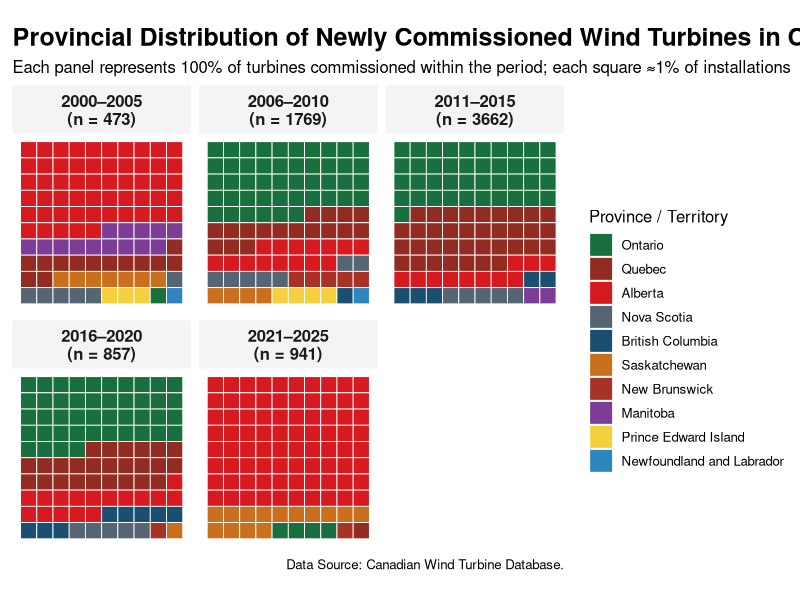

Write R code to recreate this figure.

# ---------------------------
# Load Libraries
# ---------------------------
library(tidyverse)
library(readxl)
library(stringr)

# ---------------------------
# Load Data
# ---------------------------
df <- read_excel("Wind_Turbine_Database_en (2).xlsx")

# ---------------------------
# Clean Commissioning Year
# ---------------------------
df <- df %>%
  mutate(
    Commissioning = as.character(Commissioning),
    Commissioning_year = str_extract(Commissioning, "\\d{4}") %>%
      as.numeric()
  ) %>%
  filter(!is.na(Commissioning_year))

# ---------------------------
# Create Recommended Time Periods
# ---------------------------
df <- df %>%
  mutate(
    Period = case_when(
      Commissioning_year >= 2000 & Commissioning_year <= 2005 ~ "2000–2005",
      Commissioning_year >= 2006 & Commissioning_year <= 2010 ~ "2006–2010",
      Commissioning_year >= 2011 & Commissioning_year <= 2015 ~ "2011–2015",
      Commissioning_year >= 2016 & Commissioning_year <= 2020 ~ "2016–2020",
      Commissioning_year >= 2021 & Commissioning_year <= 2025 ~ "2021–2025",
      TRUE ~ NA_character_
    )
  ) %>%
  filter(!is.na(Period))

# ---------------------------
# Order Periods Chronologically
# ---------------------------
df$Period <- factor(
  df$Period,
  levels = c("2000–2005", "2006–2010", "2011–2015",
             "2016–2020", "2021–2025")
)

# ---------------------------
# Compute Period Totals for Labels
# ---------------------------
period_totals <- df %>%
  count(Period, name = "total_turbines")

df <- df %>%
  left_join(period_totals, by = "Period") %>%
  mutate(
    Period_label = paste0(Period, "\n(n = ", total_turbines, ")")
  )

# ---------------------------
# Summarize Turbines by Period + Province
# ---------------------------
period_summary <- df %>%
  group_by(Period, Period_label, Province_Territory) %>%
  summarise(num_turbines = n(), .groups = "drop") %>%
  group_by(Period, Period_label) %>%
  mutate(
    percent_exact = num_turbines / sum(num_turbines) * 100,
    percent_floor = floor(percent_exact),
    remainder = 100 - sum(percent_floor)
  ) %>%
  arrange(Period, desc(percent_exact)) %>%
  mutate(
    percent_adjusted = percent_floor +
      ifelse(row_number() <= remainder[1], 1, 0)
  ) %>%
  ungroup()

# ---------------------------
# Expand to 100-Tile Waffle Grid
# ---------------------------
grid_data <- period_summary %>%
  group_by(Period, Period_label) %>%
  uncount(percent_adjusted) %>%
  mutate(
    tile_id = row_number(),
    row = ceiling(tile_id / 10),
    col = ifelse(tile_id %% 10 == 0, 10, tile_id %% 10),
    row = 11 - row   # build bottom-left upward
  ) %>%
  ungroup()

# ---------------------------
# Ensure Facet Order Correct
# ---------------------------
grid_data$Period_label <- factor(
  grid_data$Period_label,
  levels = unique(df$Period_label[order(df$Period)])
)

# ---------------------------
# Order Provinces by Overall Contribution
# (Improves Legend Readability)
# ---------------------------
province_order <- df %>%
  count(Province_Territory, name = "total") %>%
  arrange(desc(total)) %>%
  pull(Province_Territory)

grid_data$Province_Territory <- factor(
  grid_data$Province_Territory,
  levels = province_order
)

# ---------------------------
# Canadian-Inspired Color Palette 🇨🇦
# ---------------------------
province_colors <- c(
  "Alberta" = "#D71920",
  "British Columbia" = "#1B4F72",
  "Manitoba" = "#7D3C98",
  "New Brunswick" = "#A93226",
  "Newfoundland and Labrador" = "#2E86C1",
  "Nova Scotia" = "#566573",
  "Ontario" = "#196F3D",
  "Prince Edward Island" = "#F4D03F",
  "Quebec" = "#922B21",
  "Saskatchewan" = "#CA6F1E",
  "Yukon" = "#117A65",
  "Northwest Territories" = "#34495E"
)

province_colors <- province_colors[
  names(province_colors) %in% unique(grid_data$Province_Territory)
]

# ---------------------------
# Plot
# ---------------------------
ggplot(grid_data, aes(x = col, y = row, fill = Province_Territory)) +
  geom_tile(color = "white", size = 0.3) +
  coord_equal() +
  facet_wrap(~ Period_label, ncol = 3) +
  scale_fill_manual(values = province_colors) +
  labs(
    title = "Provincial Distribution of Newly Commissioned Wind Turbines in Canada (2000–2025)",
    subtitle = "Each panel represents 100% of turbines commissioned within the period; each square ≈1% of installations",
    fill = "Province / Territory",
    caption = "Data Source: Canadian Wind Turbine Database."
  ) +
  theme_minimal(base_size = 12) +
  theme(
    axis.text = element_blank(),
    axis.title = element_blank(),
    panel.grid = element_blank(),
    strip.background = element_rect(fill = "#F4F4F4", color = NA),
    strip.text = element_text(face = "bold", size = 12),
    plot.title = element_text(face = "bold", size = 18),
    plot.subtitle = element_text(size = 12),
    legend.position = "right"
  )
